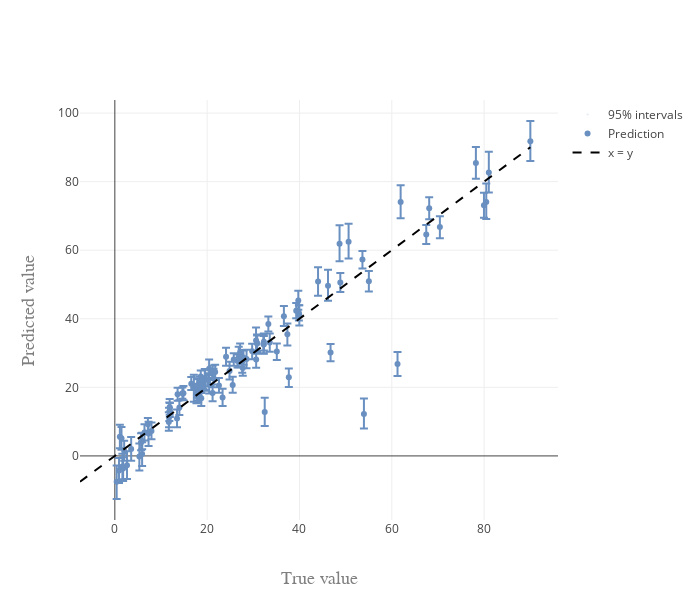

Notebook cell for this chart:
### Code cell
fig = pred_vs_error_perc(mean, lower, upper, y_test, 95)
pltlyoff.iplot(fig, filename='')
print('With optimization P(Y, C)')
print('P(C)', model.constrprob_Xv(n = 100))
